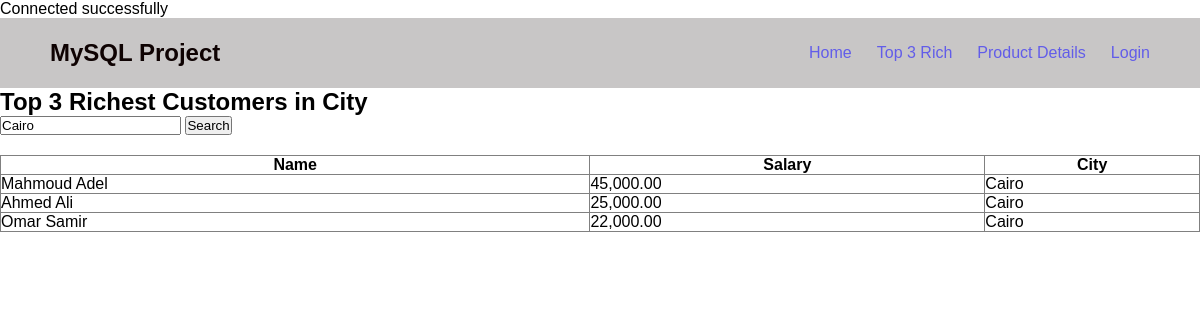
Screenshot of /top_rich_by_city.php?city=Cairo with the database file from the repository.
### tables this page shows
CREATE TABLE `customers` (
  `id` int(11) NOT NULL,
  `name` varchar(100) NOT NULL,
  `salary` decimal(10,2) NOT NULL,
  `city` varchar(100) NOT NULL,
  `password` varchar(255) NOT NULL DEFAULT '123'
);

### top_rich_by_city.php (the view, shortened to what this page needs)
<?php
require "sql.php";
$city = "";
$rich_customers = [];
if (isset($_GET['city'])) {
    $city = trim($_GET['city']);
    if (empty($city)) {
        $error = "Please enter a city name.";
    } elseif (strlen($city) > 50) {
        $error = "City name is too long.";
    } else {
        $safe_city = mysqli_real_escape_string($connect, $city);
        $sql = "SELECT name, salary, city
                FROM customers
                WHERE city LIKE '%$safe_city%'
                ORDER BY salary DESC
                LIMIT 3";
        $result = mysqli_query($connect, $sql);
        if ($result && mysqli_num_rows($result) > 0) {
            while ($row = mysqli_fetch_assoc($result)) {
                $rich_customers[] = $row;
            }
        } else {
            $error = "No customers found in city: " . htmlspecialchars($city);
        }
    }
}
?>
<!DOCTYPE html>
<html lang="en">
<head>
    <link rel="stylesheet" href="css/style.css">
</head>
<body>
    <nav class="navbar">
        <div class="logo">MySQL Project</div>
        <div class="nav-links">
            <a href="main.php">Home</a>
            <a href="top_rich_by_city.php">Top 3 Rich</a>
            <a href="product_details.php">Product Details</a>
            <a href="login.php">Login</a>
        </div>
    </nav>
    <div class="container">
        <h2>Top 3 Richest Customers in City</h2>
        <form method="GET" action="top_rich_by_city.php">
            <input type="text" name="city" placeholder="Enter City Name (e.g. Cairo)" value="<?php echo htmlspecialchars($city); ?>" required>
            <button type="submit">Search</button>
        </form>
        <?php if (!empty($rich_customers)): ?>
            <table border="1" style="margin-top: 20px; width: 100%; border-collapse: collapse;">
                <thead>
                    <tr>
                        <th>Name</th>
                        <th>Salary</th>
                        <th>City</th>
                    </tr>
                </thead>
                <tbody>
                    <?php foreach ($rich_customers as $cust): ?>
                        <tr>
                            <td><?php echo htmlspecialchars($cust['name']); ?></td>
                            <td><?php echo number_format($cust['salary'], 2); ?></td>
                            <td><?php echo htmlspecialchars($cust['city']); ?></td>
                        </tr>
                    <?php endforeach; ?>
                </tbody>
            </table>
        <?php endif; ?>
    </div>
</body>
</html>

### css/style.css (style rules this page uses)
* { margin: 0; padding: 0; box-sizing: border-box; }
body { font-family: Arial, sans-serif; }
.navbar { height: 70px; background-color: #c8c6c6; display: flex; align-items: center; justify-content: space-between; padding: 0 50px; }
.logo { color: rgb(14, 2, 2); font-size: 24px; font-weight: bold; }
.nav-links { display: flex; gap: 25px; }
.nav-links a { color: rgb(98, 93, 233); text-decoration: none; font-size: 16px; }

### rows the page displays
customers: name "Mahmoud Adel", salary "45,000.00", city "Cairo"
customers: name "Ahmed Ali", salary "25,000.00", city "Cairo"
customers: name "Omar Samir", salary "22,000.00", city "Cairo"
